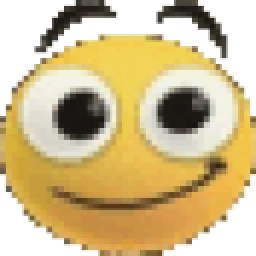
#> input picture aga.jpg, 128 x 128 px (shown 2 times larger)
$ python main.py
#> lines starting #> are read from the running program, lines starting #| are printed output that depends on the picture
from PIL import Image

ASCII_CHARS_LONG = "`^\",:;Il!i~+_-?][}{1)(|\\/tfjrxnuvczXYUJCLQ0OZmwqpdbkhao*#MW&8%B@$"
ASCII_CHARS_SHORT = ".:-=+*#%@"
MAX_BRIGHTNESS = 255


def get_pixel_matrix(image):
    pixels = list(image.getdata())
    return [pixels[i:i + image.width] for i in range(0, len(pixels), image.width)]


def get_brightness_matrix(image, char_set):
    pixel_matrix = get_pixel_matrix(image)

    if char_set == ASCII_CHARS_SHORT:
        div = 9
    else:
        div = 3

    brightness_matrix = []
    for x in range(len(pixel_matrix)):
        col = []
        for y in range(len(pixel_matrix[x])):
            col.append(round((pixel_matrix[x][y][0] +
                              pixel_matrix[x][y][1] +
                              pixel_matrix[x][y][2]) / div))
        brightness_matrix.append(col)

    return brightness_matrix


def invert_brightness(image, char_set):
    brightness_matrix = get_brightness_matrix(image, char_set)

    if char_set == ASCII_CHARS_SHORT:
        max_brightness = 85
    else:
        max_brightness = 255

    inverted_matrix = []
    for x in range(len(brightness_matrix)):
        col = []
        for y in range(len(brightness_matrix[x])):
            col.append(abs(brightness_matrix[x][y] - max_brightness))
        inverted_matrix.append(col)

    return inverted_matrix


def get_char_matrix(image, char_set, inverted=False):
    if inverted:
        brightness_matrix = invert_brightness(image, char_set)
    else:
        brightness_matrix = get_brightness_matrix(image, char_set)

    qt = round(MAX_BRIGHTNESS / len(char_set))

    char_matrix = []
    for x in range(len(brightness_matrix)):
        col = []
        for y in range(len(brightness_matrix[x])):
            col.append(char_set[round(brightness_matrix[x][y] / qt)] * 3)
        char_matrix.append(col)

    return char_matrix


def print_ascii(image, char_set, inverted=False):
    if inverted:
        char_matrix = get_char_matrix(image, char_set, True)
    else:
        char_matrix = get_char_matrix(image, char_set)

    for x in range(len(char_matrix)):
        for y in range(len(char_matrix[x])):
            print(char_matrix[x][y], end='')
        print("")


if __name__ == "__main__":
    img = Image.open("aga.jpg")
#> img is the input picture: PIL image 128x128 RGB; mean R, G, B 208.4, 188.6, 141.9
    img.thumbnail((50, 50))
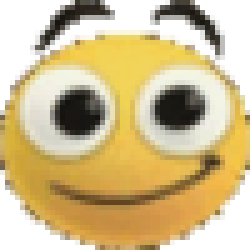
#> img: PIL image 50x50 RGB (shown 5 times larger); mean R, G, B 208.2, 188.4, 141.6

    print_ascii(img, ASCII_CHARS_SHORT)
#> in get_pixel_matrix, `pixels = list(image.getdata())`: pixels = 2500 items, first 6: (255, 255, 255), (255, 255, 255), (255, 255, 255), (255, 255, 255), (255, 255, 255), (255, 255, 255)
#> in get_brightness_matrix, `pixel_matrix = get_pixel_matrix(image)`: pixel_matrix = 50 items
#> the loop in get_brightness_matrix, `for x in range(len(pixel_matrix)):` made 50 passes
#> the loop in get_char_matrix, `for x in range(len(brightness_matrix)):` made 50 passes
#> the loop in print_ascii, `for x in range(len(char_matrix)):` made 50 passes

$ run again, with car.jpg copied over aga.jpg
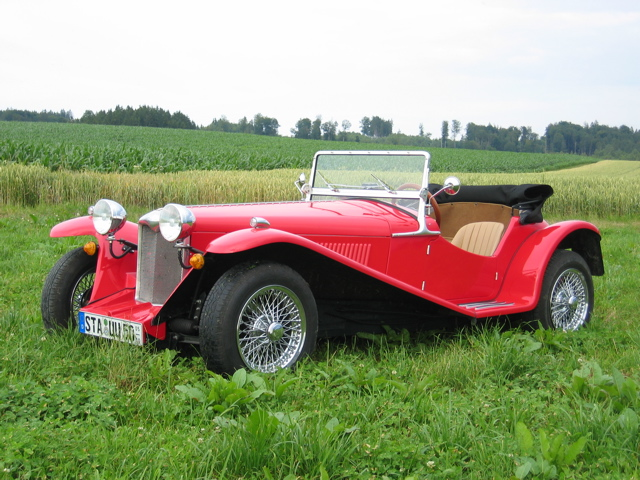
#> input picture car.jpg, 640 x 480 px
#> img is the input picture: PIL image 640x480 RGB; mean R, G, B 147.3, 150, 117.7
#> `img.thumbnail((50, 50))`:
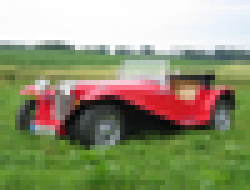
#> img: PIL image 50x38 RGB (shown 5 times larger); mean R, G, B 147.3, 149.9, 117.7
#> pixels = 1900 items, first 6: (253, 253, 253), (252, 252, 252), (252, 252, 252), (253, 253, 253), (253, 253, 253), (253, 253, 253)
#> pixel_matrix = 38 items
#> the loop in get_brightness_matrix, `for x in range(len(pixel_matrix)):` made 38 passes
#> the loop in get_char_matrix, `for x in range(len(brightness_matrix)):` made 38 passes
#> the loop in print_ascii, `for x in range(len(char_matrix)):` made 38 passes
